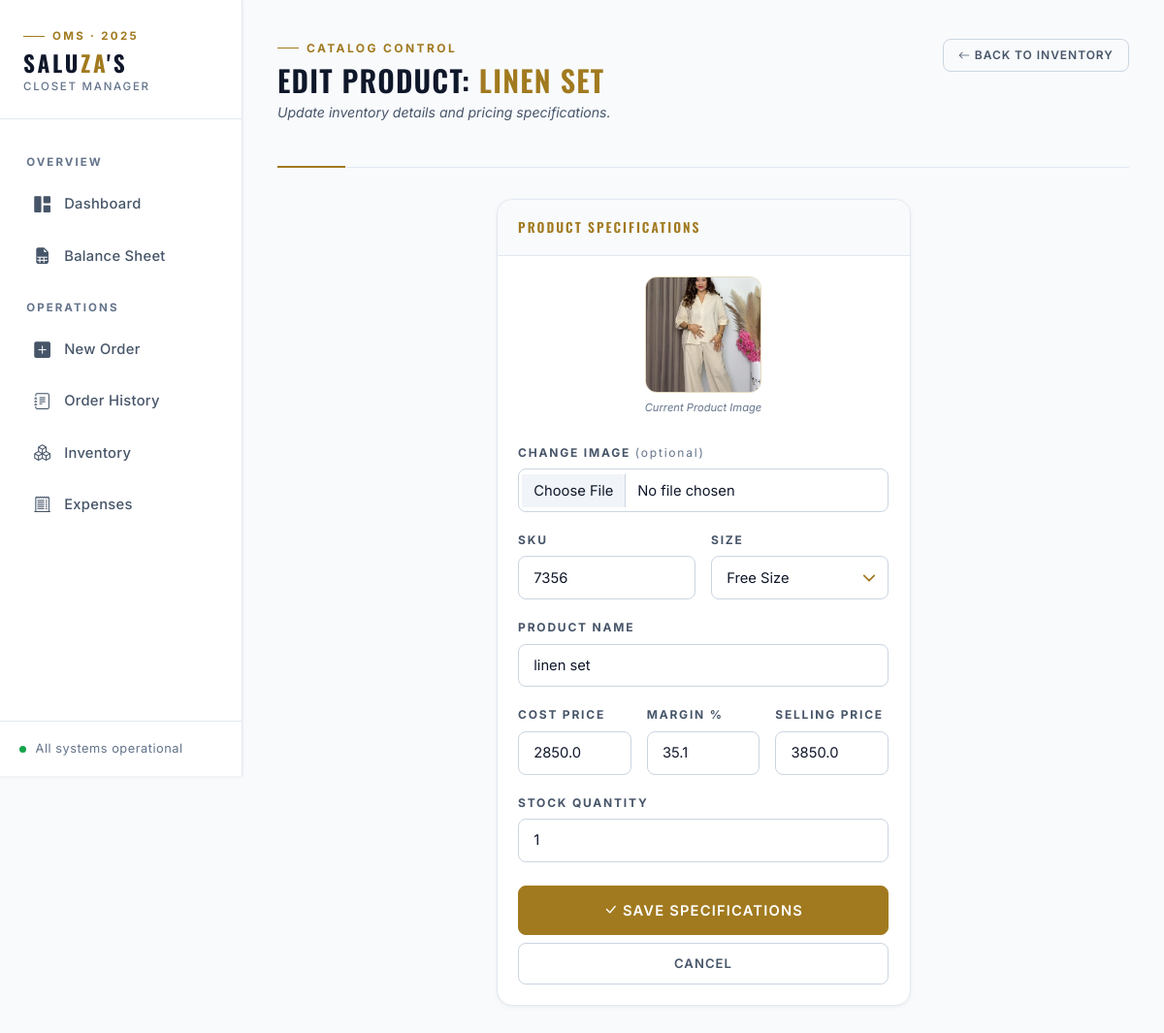
The page /edit_product/213 on the database as committed earlier.
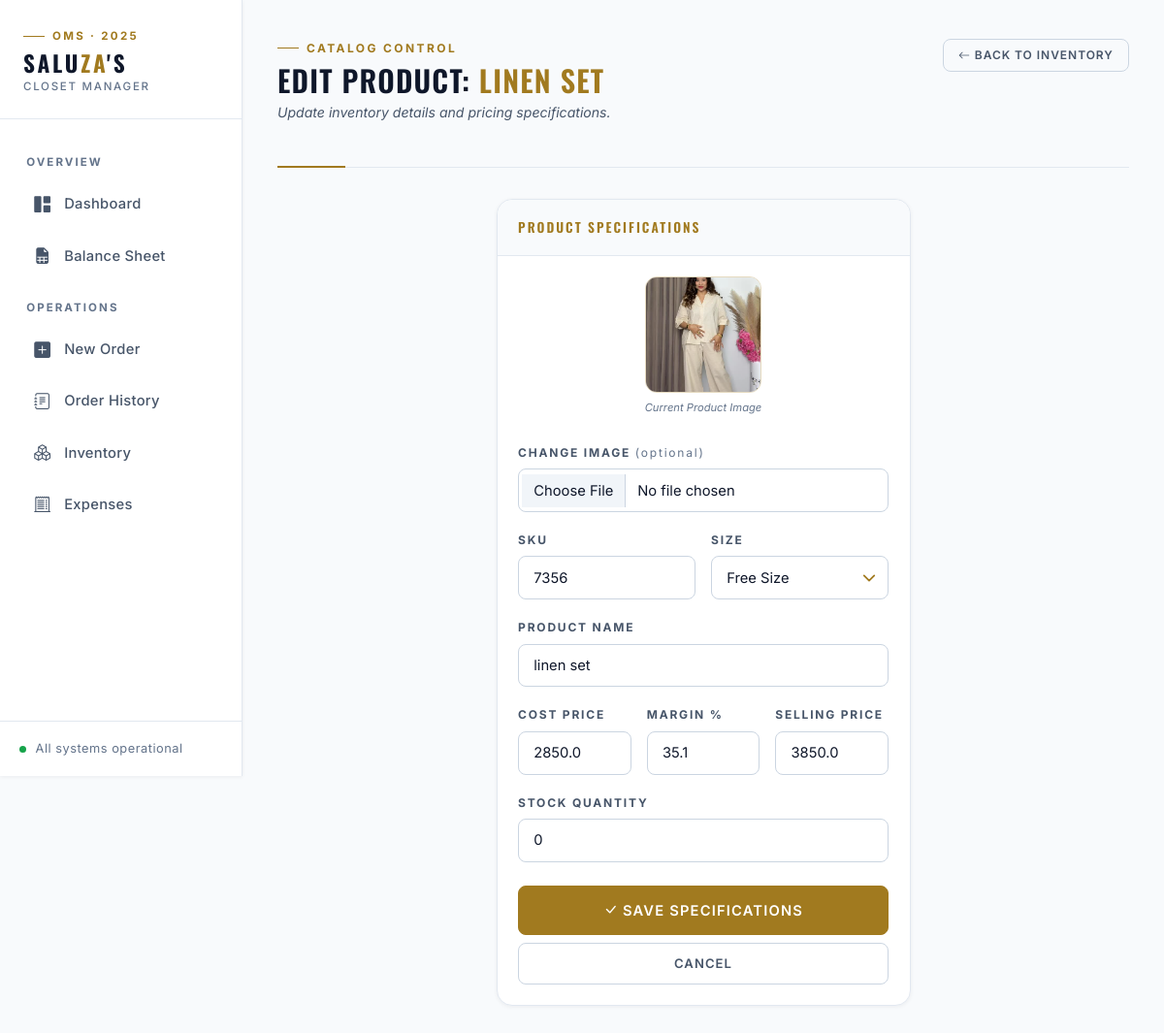
The same page on the database as committed later.
### app.py (models this page shows)
class Product(db.Model):
    id = db.Column(db.Integer, primary_key=True)
    sku = db.Column(db.String(50), unique=True, nullable=True)
    name = db.Column(db.String(100), nullable=False)
    size = db.Column(db.String(10), nullable=False)
    cost_price = db.Column(db.Float, default=0.0)
    price = db.Column(db.Float, nullable=False)
    stock = db.Column(db.Integer, default=0)
    image = db.Column(db.String(100), nullable=True)

### app.py (the view, shortened to what this page needs)
@app.route('/edit_product/<int:id>', methods=['GET', 'POST'])
def edit_product(id):
    product = Product.query.get_or_404(id)
    return render_template('edit_product.html', p=product)

### templates/edit_product.html (shortened to what this page needs)
{% extends "layout.html" %}
{% block content %}
<div class="page-header">
    <div>
        <div class="page-header-eyebrow">
            <div class="page-header-eyebrow-line"></div>
            <span class="page-header-eyebrow-text">Catalog Control</span>
        </div>
        <h1>Edit Product: <span class="gold">{{ p.name }}</span></h1>
        <p class="page-header-sub">Update inventory details and pricing specifications.</p>
    </div>
    <a href="/inventory" class="btn btn-outline-secondary btn-sm">
        <i class="bi bi-arrow-left me-1"></i>Back to Inventory
    </a>
</div>
<div class="row justify-content-center">
    <div class="col-md-7 col-lg-6">
        <div class="card">
            <div class="card-header">Product Specifications</div>
            <div class="card-body">
                <form method="POST" enctype="multipart/form-data">
                    {% if p.image %}
                    <div class="text-center mb-4">
                        <img src="{{ url_for('static', filename='uploads/' + p.image) }}"
                            style="width: 120px; height: 120px; object-fit: cover; border-radius: var(--r-md); border: 1px solid var(--line);">
                        <div
                            style="font-size: 0.7rem; color: var(--text-tertiary); margin-top: 0.4rem; font-style: italic;">
                            Current Product Image</div>
                    </div>
                    {% endif %}
                    <div class="mb-3">
                        <label class="form-label">Change Image <span
                                style="text-transform: none; font-weight: 400; color: var(--text-tertiary);">(optional)</span></label>
                        <input type="file" name="image" class="form-control" accept="image/*">
                    </div>
                    <div class="row mb-3 g-3">
                        <div class="col">
                            <label class="form-label">SKU</label>
                            <input type="text" name="sku" class="form-control" value="{{ p.sku if p.sku else '' }}">
                        </div>
                        <div class="col">
                            <label class="form-label">Size</label>
                            <select name="size" class="form-select" required>
                                {% if p.size not in ['38', '40', '42', '44', '46'] %}
                                <option value="{{ p.size }}" selected>{{ p.size }}</option>
                                {% endif %}
                            </select>
                        </div>
                    </div>
                    <div class="mb-3">
                        <label class="form-label">Product Name</label>
                        <input type="text" name="name" class="form-control" value="{{ p.name }}" required>
                    </div>
                    <div class="row mb-3 g-3">
                        <div class="col-4">
                            <label class="form-label">Cost Price</label>
                            <input type="number" name="cost_price" id="costPriceInput" class="form-control" step="0.01"
                                value="{{ p.cost_price }}" required>
                        </div>
                        <div class="col-4">
                            <label class="form-label">Margin %</label>
                            <input type="number" id="profitMarginInput" class="form-control" placeholder="%" step="0.1">
                        </div>
                        <div class="col-4">
                            <label class="form-label">Selling Price</label>
                            <input type="number" name="price" id="sellingPriceInput" class="form-control" step="0.01"
                                value="{{ p.price }}" required>
                        </div>
                    </div>
                    <div class="mb-4">
                        <label class="form-label">Stock Quantity</label>
                        <input type="number" name="stock" class="form-control" value="{{ p.stock }}" required>
                    </div>
                    <div class="d-grid gap-2">
                        <button type="submit" class="btn btn-primary btn-lg">
                            <i class="bi bi-check-lg me-1"></i>Save Specifications
                        </button>
                        <a href="/inventory" class="btn btn-outline-secondary">Cancel</a>
                    </div>
                </form>
            </div>
        </div>
    </div>
</div>
{% endblock %}

### templates/layout.html (shortened to what this page needs)
<!DOCTYPE html>
<html lang="en">
<head>
    <link href="https://cdn.jsdelivr.net/npm/bootstrap@5.3.0/dist/css/bootstrap.min.css" rel="stylesheet">
    <link rel="stylesheet" href="https://cdn.jsdelivr.net/npm/bootstrap-icons@1.11.3/font/bootstrap-icons.min.css">
</head>
<body>
    <aside class="sidebar" id="sidebar">
        <a class="sidebar-brand" href="/">
            <div class="sidebar-eyebrow">
                <div class="sidebar-eyebrow-line"></div>
                <span class="sidebar-eyebrow-text">OMS · 2025</span>
            </div>
            <span class="sidebar-brand-name">Salu<span>za</span>'s</span>
            <span class="sidebar-brand-sub">Closet Manager</span>
        </a>
        <nav class="sidebar-nav">
            <span class="sidebar-nav-label">Overview</span>
            <a class="sidebar-link {% if request.path == '/' %}active{% endif %}" href="/">
                <i class="bi bi-grid-1x2-fill"></i> Dashboard
            </a>
            <a class="sidebar-link {% if request.path == '/balance_sheet' %}active{% endif %}" href="/balance_sheet">
                <i class="bi bi-file-earmark-spreadsheet-fill"></i> Balance Sheet
            </a>
            <span class="sidebar-nav-label">Operations</span>
            <a class="sidebar-link {% if request.path == '/new_order' %}active{% endif %}" href="/new_order">
                <i class="bi bi-plus-square-fill"></i> New Order
            </a>
            <a class="sidebar-link {% if request.path == '/orders' %}active{% endif %}" href="/orders">
                <i class="bi bi-journal-text"></i> Order History
            </a>
            <a class="sidebar-link {% if request.path == '/inventory' %}active{% endif %}" href="/inventory">
                <i class="bi bi-boxes"></i> Inventory
            </a>
            <a class="sidebar-link {% if request.path == '/expenses' %}active{% endif %}" href="/expenses">
                <i class="bi bi-receipt-cutoff"></i> Expenses
            </a>
        </nav>
        <div class="sidebar-footer">
            <div class="sidebar-status">
                <div class="status-dot"></div>
                <span>All systems operational</span>
            </div>
        </div>
    </aside>
    <div class="main-wrapper">
        <div class="main-content page-content">
            {% block content %}{% endblock %}
        </div>
    </div>
</body>
</html>

Rows that differ between the two databases and show on the page:
changed Product "LINEN SET": stock "1" → "0"
